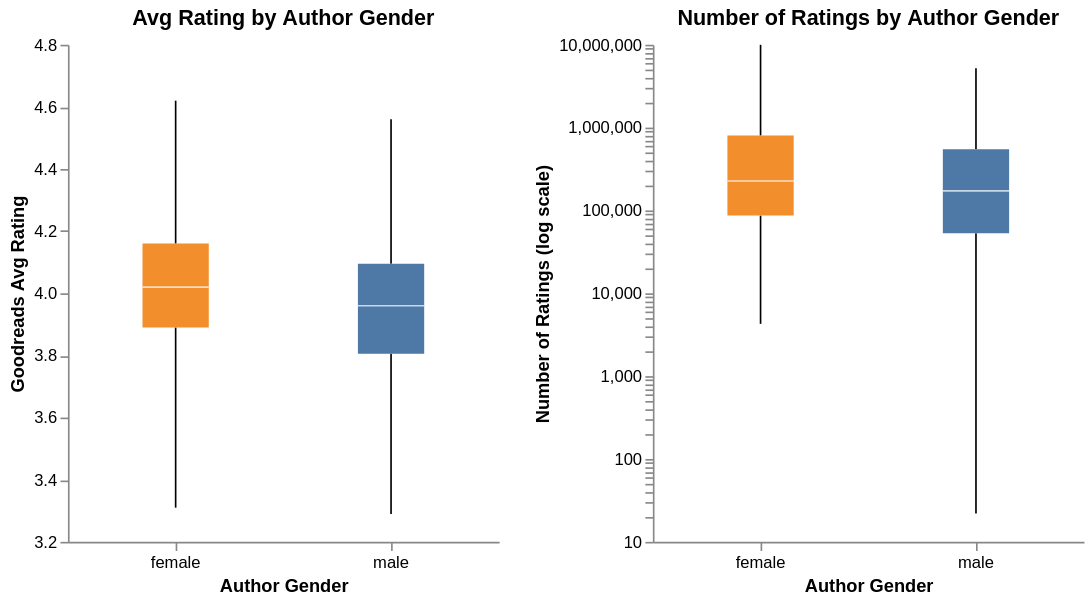

This figure's notebook cell:
### Markdown cell above
### 3b. Do Readers Rate Female-Authored Books Differently?

Let's look at two Goodreads metrics side by side: **average rating** (quality signal) and **number of ratings** (popularity/reach signal), broken down by gender.

### Code cell
rating_box = alt.Chart(gr).mark_boxplot(extent="min-max", size=40).encode(
    alt.X("author_gender:N", title="Author Gender",
          axis=alt.Axis(labelAngle=0)),
    alt.Y("gr_avg_rating:Q", title="Goodreads Avg Rating",
          scale=alt.Scale(domain=[3.2, 4.8])),
    alt.Color("author_gender:N",
              scale=alt.Scale(domain=["male", "female"], range=["#4e79a7", "#f28e2b"]),
              legend=None)
).properties(
    title="Avg Rating by Author Gender",
    width=260, height=300
)

num_ratings_box = alt.Chart(gr).mark_boxplot(extent="min-max", size=40).encode(
    alt.X("author_gender:N", title="Author Gender",
          axis=alt.Axis(labelAngle=0)),
    alt.Y("gr_num_ratings:Q", title="Number of Ratings (log scale)",
          scale=alt.Scale(type="log")),
    alt.Color("author_gender:N",
              scale=alt.Scale(domain=["male", "female"], range=["#4e79a7", "#f28e2b"]),
              legend=None)
).properties(
    title="Number of Ratings by Author Gender",
    width=260, height=300
)

(rating_box | num_ratings_box).configure_axis(grid=False).configure_view(strokeWidth=0)

### Figure 1 — Vega-Lite specification as saved in the notebook (floating-point values rounded to 4 significant figures; data arrays with more than 128 entries replaced by an {"elided": "..."} marker saying what was removed)
{"config": {"view": {"continuousWidth": 300, "continuousHeight": 300, "strokeWidth": 0}, "axis": {"grid": false}}, "hconcat": [{"mark": {"type": "boxplot", "extent": "min-max", "size": 40}, "encoding": {"color": {"field": "author_gender", "legend": null, "scale": {"domain": ["male", "female"], "range": ["#4e79a7", "#f28e2b"]}, "type": "nominal"}, "x": {"axis": {"labelAngle": 0}, "field": "author_gender", "title": "Author Gender", "type": "nominal"}, "y": {"field": "gr_avg_rating", "scale": {"domain": [3.2, 4.8]}, "title": "Goodreads Avg Rating", "type": "quantitative"}}, "height": 300, "title": "Avg Rating by Author Gender", "width": 260}, {"mark": {"type": "boxplot", "extent": "min-max", "size": 40}, "encoding": {"color": {"field": "author_gender", "legend": null, "scale": {"domain": ["male", "female"], "range": ["#4e79a7", "#f28e2b"]}, "type": "nominal"}, "x": {"axis": {"labelAngle": 0}, "field": "author_gender", "title": "Author Gender", "type": "nominal"}, "y": {"field": "gr_num_ratings", "scale": {"type": "log"}, "title": "Number of Ratings (log scale)", "type": "quantitative"}}, "height": 300, "title": "Number of Ratings by Author Gender", "width": 260}], "data": {"name": "data-706eefa447182b418b66ff0dbf81415b"}, "$schema": "https://vega.github.io/schema/vega-lite/v6.1.0.json", "datasets": {"data-706eefa447182b418b66ff0dbf81415b": {"elided": "500 records"}}}
